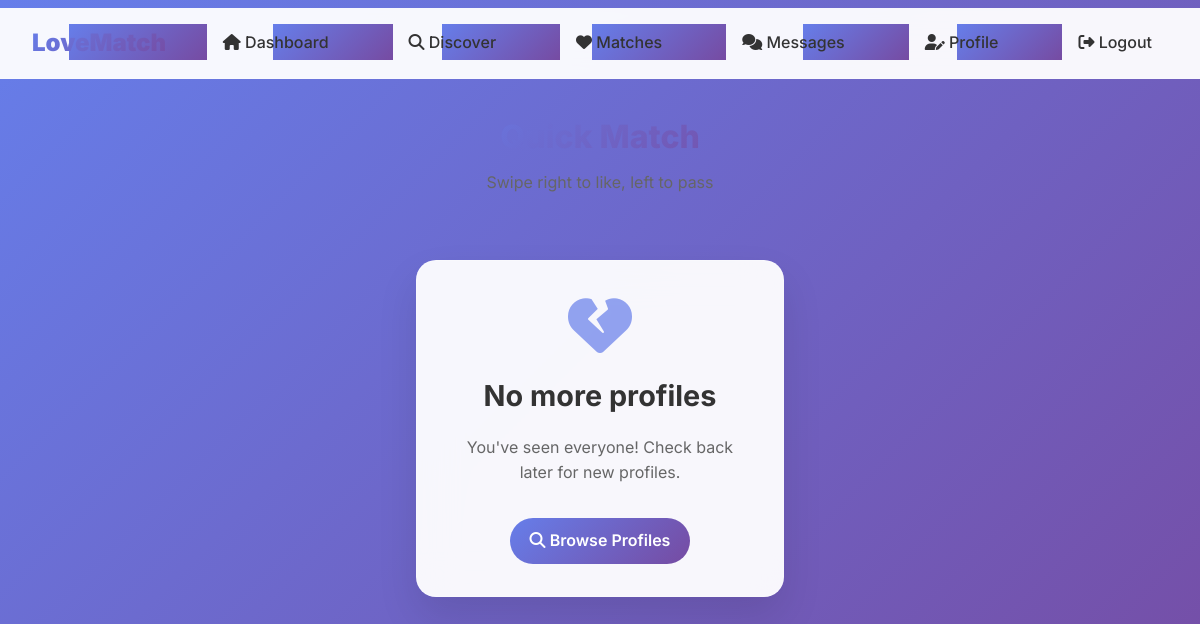
/matching/swipe/ (signed in), run on an earlier commit of the app's database.
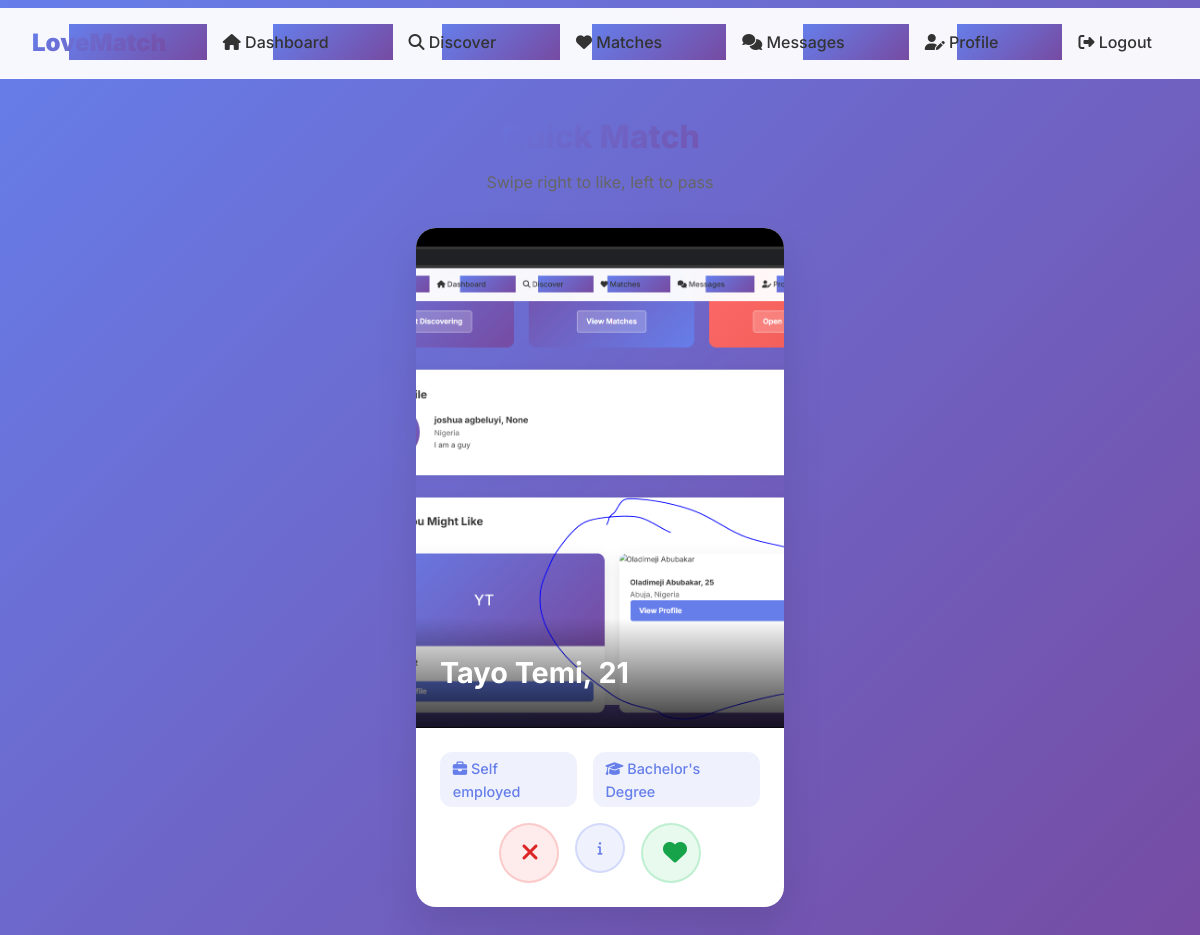
And on a later commit of the database.
### profiles/models.py (models this page shows, shortened)
class Profile(models.Model):
    GENDER_CHOICES = [
        ('M', 'Male'),
        ('F', 'Female'),
        ('O', 'Other'),
    ]
    RELATIONSHIP_CHOICES = [
        ('casual', 'Casual Dating'),
        ('serious', 'Serious Relationship'),
        ('marriage', 'Marriage'),
        ('friendship', 'Friendship'),
    ]
    EDUCATION_CHOICES = [
        ('high_school', 'High School'),
        ('bachelors', "Bachelor's Degree"),
        ('masters', "Master's Degree"),
        ('phd', 'PhD'),
        ('other', 'Other'),
    ]
    user = models.OneToOneField(User, on_delete=models.CASCADE)
    bio = models.TextField(max_length=500, blank=True)
    gender = models.CharField(max_length=1, choices=GENDER_CHOICES)
    interested_in = models.CharField(max_length=1, choices=GENDER_CHOICES)
    location = models.CharField(max_length=100, blank=True)
    latitude = models.FloatField(null=True, blank=True)
    longitude = models.FloatField(null=True, blank=True)
    height = models.IntegerField(
        null=True, blank=True, help_text="Height in cm",
        validators=[MinValueValidator(50), MaxValueValidator(250)]
    )
    occupation = models.CharField(max_length=100, blank=True)
    education = models.CharField(max_length=20, choices=EDUCATION_CHOICES, blank=True)
    looking_for = models.CharField(max_length=20, choices=RELATIONSHIP_CHOICES, blank=True)
    smoking = models.BooleanField(default=False)
    drinking = models.BooleanField(default=False)
    is_verified = models.BooleanField(default=False)
    is_active = models.BooleanField(default=True)
    created_at = models.DateTimeField(auto_now_add=True)
    updated_at = models.DateTimeField(auto_now=True)
    @property
    def age(self):
        return getattr(self.user, 'age', None)
    @property
    def full_name(self):
        return f"{self.user.first_name} {self.user.last_name}"

class ProfilePhoto(models.Model):
    profile = models.ForeignKey(Profile, related_name='photos', on_delete=models.CASCADE)
    image = models.ImageField(upload_to='profile_photos/')
    is_primary = models.BooleanField(default=False)
    created_at = models.DateTimeField(auto_now_add=True)
    class Meta:
        ordering = ['-is_primary', '-created_at']

### accounts/models.py (models this page shows, shortened)
class CustomUser(AbstractUser):
    email = models.EmailField(unique=True)
    date_of_birth = models.DateField(null=True, blank=True)
    phone_number = models.CharField(max_length=15, blank=True)
    is_email_verified = models.BooleanField(default=False)
    created_at = models.DateTimeField(auto_now_add=True)
    updated_at = models.DateTimeField(auto_now=True)
    USERNAME_FIELD = 'email'
    REQUIRED_FIELDS = ['username', 'first_name', 'last_name']
    @property
    def age(self):
        if self.date_of_birth:
            from datetime import date
            today = date.today()
            return today.year - self.date_of_birth.year - ((today.month, today.day) < (self.date_of_birth.month, self.date_of_birth.day))
        return None

### matching/views.py (the view)
# urls.py: path('swipe/', views.SwipeView.as_view(), name='swipe'),
class SwipeView(LoginRequiredMixin, ListView):
    model = Profile
    template_name = 'matching/swipe.html'
    context_object_name = 'profiles'
    def get_queryset(self):
        current_user = self.request.user
        swiped_users = Swipe.objects.filter(user=current_user).values_list('target_user', flat=True)
        queryset = Profile.objects.filter(is_active=True).exclude(user=current_user).exclude(user__in=swiped_users)
        return queryset.order_by('?')[:1]  # Get one random profile

### templates/matching/swipe.html (shortened to what the changed rows need)
{% extends 'base.html' %}
{% block content %}
<div style="max-width: 400px; margin: 0 auto; padding: 1rem;">
    <div style="text-align: center; margin-bottom: 2rem;">
        <h1 style="font-size: 2rem; font-weight: 800; background: linear-gradient(135deg, #667eea, #764ba2); -webkit-background-clip: text; -webkit-text-fill-color: transparent; margin-bottom: 0.5rem;">Quick Match</h1>
    </div>
    {% if profiles %}
        {% for profile in profiles %}
        <div class="swipe-card" id="card-{{ profile.user.id }}" style="position: relative; background: white; border-radius: 20px; overflow: hidden; box-shadow: 0 20px 40px rgba(0, 0, 0, 0.1); margin-bottom: 2rem;">
            <div style="position: relative; height: 500px;">
                {% if profile.photos.first %}
                    <img src="{{ profile.photos.first.image.url }}" alt="{{ profile.full_name }}" style="width: 100%; height: 100%; object-fit: cover;">
                {% else %}
                    <div style="width: 100%; height: 100%; background: linear-gradient(135deg, #667eea, #764ba2); display: flex; align-items: center; justify-content: center; color: white; font-size: 4rem; font-weight: bold;">
                        {{ profile.user.first_name.0 }}{{ profile.user.last_name.0 }}
                    </div>
                {% endif %}
                <div style="position: absolute; bottom: 0; left: 0; right: 0; background: linear-gradient(transparent, rgba(0, 0, 0, 0.8)); padding: 2rem 1.5rem 1.5rem;">
                    <h2 style="color: white; font-size: 1.8rem; font-weight: 700; margin-bottom: 0.5rem;">{{ profile.full_name }}, {{ profile.age }}</h2>
                </div>
            </div>
            <div style="padding: 1.5rem;">
                <div style="display: flex; gap: 1rem; margin-bottom: 1rem; font-size: 0.9rem;">
                    {% if profile.occupation %}
                    <span style="background: rgba(102, 126, 234, 0.1); color: #667eea; padding: 0.3rem 0.8rem; border-radius: 12px; font-weight: 500;">
                        <i class="fas fa-briefcase"></i> {{ profile.occupation }}
                    </span>
                    {% endif %}
                    {% if profile.education %}
                    <span style="background: rgba(102, 126, 234, 0.1); color: #667eea; padding: 0.3rem 0.8rem; border-radius: 12px; font-weight: 500;">
                        <i class="fas fa-graduation-cap"></i> {{ profile.get_education_display }}
                    </span>
                    {% endif %}
                </div>
                <div style="display: flex; gap: 1rem; justify-content: center;">
                    <button onclick="swipeUser({{ profile.user.id }}, 'pass')" class="btn" style="width: 60px; height: 60px; border-radius: 50%; background: rgba(239, 68, 68, 0.1); color: #dc2626; border: 2px solid rgba(239, 68, 68, 0.2); font-size: 1.5rem;">
                        <i class="fas fa-times"></i>
                    </button>
                    <button onclick="showProfile({{ profile.user.id }})" class="btn" style="width: 50px; height: 50px; border-radius: 50%; background: rgba(102, 126, 234, 0.1); color: #667eea; border: 2px solid rgba(102, 126, 234, 0.2);">
                        <i class="fas fa-info"></i>
                    </button>
                    <button onclick="swipeUser({{ profile.user.id }}, 'like')" class="btn" style="width: 60px; height: 60px; border-radius: 50%; background: rgba(34, 197, 94, 0.1); color: #16a34a; border: 2px solid rgba(34, 197, 94, 0.2); font-size: 1.5rem;">
                        <i class="fas fa-heart"></i>
                    </button>
                </div>
            </div>
        </div>
        {% endfor %}
    {% else %}
    <div style="text-align: center; margin: 4rem 0;">
        <div class="card">
            <i class="fas fa-heart-broken" style="font-size: 4rem; color: #667eea; margin-bottom: 1rem; opacity: 0.7;"></i>
            <h2 style="font-size: 1.8rem; margin-bottom: 1rem;">No more profiles</h2>
            <p style="color: #666; margin-bottom: 2rem;">You've seen everyone! Check back later for new profiles.</p>
            <a href="{% url 'profiles:discover' %}" class="btn btn-primary">
                <i class="fas fa-search"></i> Browse Profiles
            </a>
        </div>
    </div>
    {% endif %}
</div>
{% endblock %}

What changed in the data, as far as the page shows it:
added Profile: photos.first.image (picture), full_name "Tayo Temi", age "21", occupation "Self employed", education "Bachelor's Degree"
Also different on the page:
text no longer shown: "No more profiles You've seen everyone! Check back later for new profiles. Browse Profiles"
